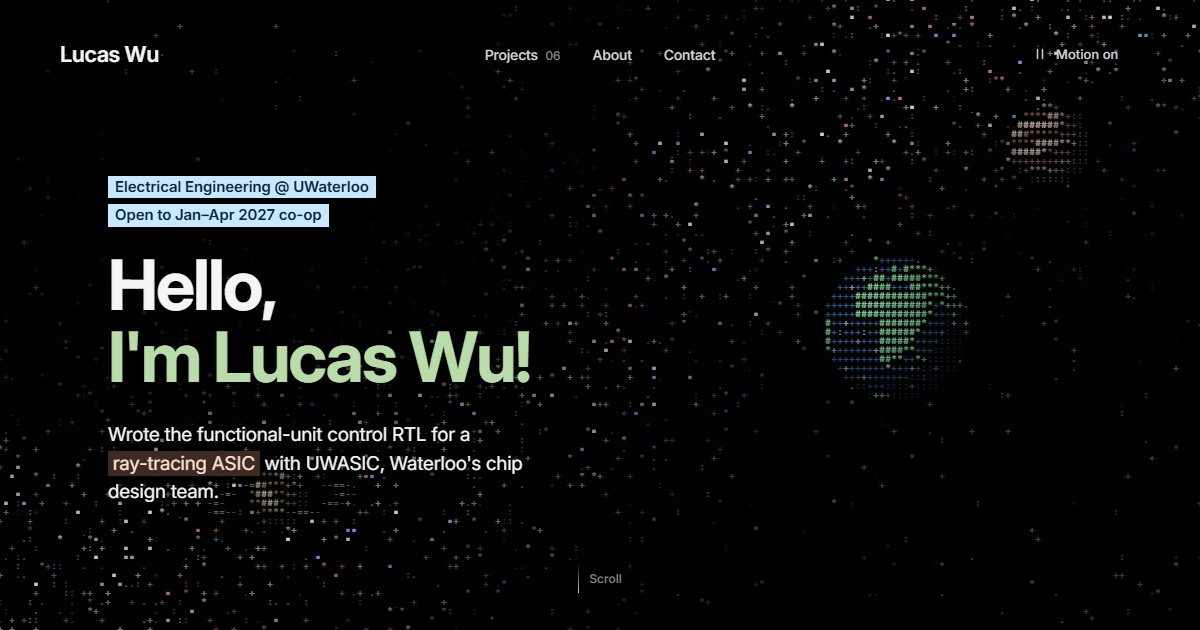
#> input picture assets/og-home.jpg, 1200 x 630 px
$ python make-image-sizes.py ../assets/og-home.jpg
#> lines starting #> are read from the running program, lines starting #| are printed output that depends on the picture
#!/usr/bin/env python3
"""Make smaller AVIF and WebP copies of cover images so each browser downloads only what it needs.

For assets/projects/<slug>/photo.webp this writes photo-600.webp, photo-1200.webp, ... next to it,
up to the photo's own width (at most 2400px), plus matching .avif copies when AVIF comes out smaller
(it usually does for screenshots and renders, not always for photos).
`node tools/build-projects.mjs` finds the copies by name and lists them in a <picture> element.
Run it again whenever you replace a cover, then rebuild.

Usage:   python3 tools/make-image-sizes.py assets/projects/<slug>/<cover>.webp [...]
Needs:   Pillow (pip install pillow); version 11.3 or newer also writes AVIF
"""
import re
import sys
from pathlib import Path

from PIL import Image, features

WIDTHS = (600, 1200, 2400)
AVIF_QUALITY = 75
WEBP_QUALITY = 82


def make_sizes(path):
#> called with path = '../assets/og-home.jpg'
    source = Path(path)
    image = Image.open(source)
#> image is the input picture: PIL image 1200x630 RGB; mean R, G, B 10.7, 11.5, 11.2
    # Keep transparency (e.g. a board render's rounded corners); WebP and AVIF both store it.
    image = image.convert('RGBA' if image.has_transparency_data else 'RGB')
    largest = min(image.width, WIDTHS[-1])
#> largest = 1200
    widths = sorted({w for w in WIDTHS if w < largest} | {largest})
#> widths = [600, 1200]
    # Remove copies from an earlier run so a smaller replacement photo leaves no stale sizes behind.
    pattern = re.compile(re.escape(source.stem) + r'-\d+\.(avif|webp)$')
    for old in source.parent.iterdir():
        if pattern.fullmatch(old.name):
            old.unlink()
    copies = {'webp': [], 'avif': []}
    for width in widths:
        copy = image if width == image.width else image.resize((width, round(image.height * width / image.width)), Image.LANCZOS)
        copies['webp'].append(source.with_name(f'{source.stem}-{width}.webp'))
        copy.save(copies['webp'][-1], 'WEBP', quality=WEBP_QUALITY, method=6)
        if features.check('avif'):
            copies['avif'].append(source.with_name(f'{source.stem}-{width}.avif'))
            copy.save(copies['avif'][-1], 'AVIF', quality=AVIF_QUALITY)
#> this loop made 2 passes
#> pass 1, in make_sizes, `copy = image if width == image.width else image.resize((width, round(i..`:
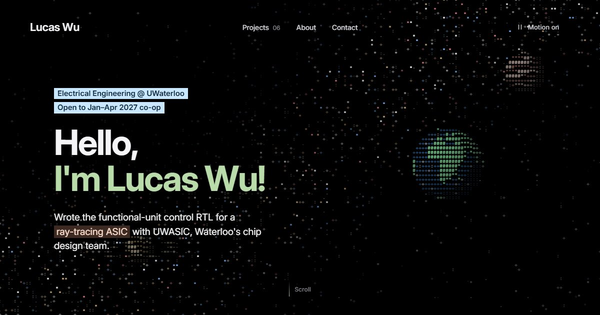
#> copy: PIL image 600x315 RGB; mean R, G, B 10.9, 11.7, 11.4
    # Browsers take the AVIF copies first, so keep them only if they actually save bytes.
    total = {kind: sum(f.stat().st_size for f in files) for kind, files in copies.items()}
    if copies['avif'] and total['avif'] >= total['webp']:
        for f in copies['avif']:
            f.unlink()
        copies['avif'] = []
    kinds = ' + '.join(kind.upper() for kind in ('avif', 'webp') if copies[kind])
    print(f'{source}: {", ".join(f"{w}px" for w in widths)} ({kinds})')
#| ../assets/og-home.jpg: 600px, 1200px (WEBP)


if __name__ == '__main__':
    if len(sys.argv) < 2:
        sys.exit(__doc__)
    if not features.check('avif'):
        print('Note: this Pillow cannot write AVIF, so only WebP copies are made (pip install --upgrade pillow).')
    for arg in sys.argv[1:]:
        make_sizes(arg)
